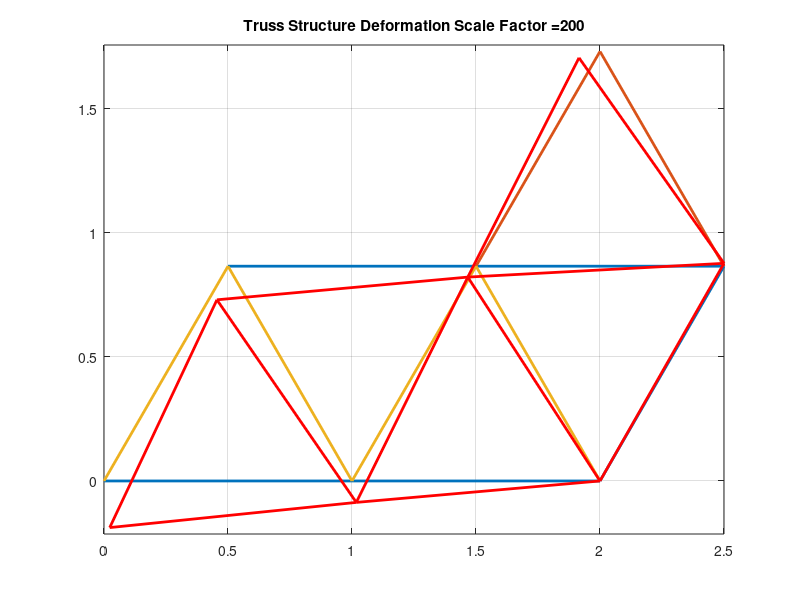

MATLAB code for this plot:
clc;clear;close all;
%Lawrence Custodio
%Homework 5 Problem 3
%Parameters: 
n=7; % # Nodes
N=2*n; %Global Matrix size
E=200e9;  %E-modulus
A=10e-4; %Area at d=5cm
L = ones(1,11); %Element lengths
kcons = (A*E)*(L.^-1); %Material property
%Angles for respective elements:
beta = [0 0 60 180 180 60 120 60 120 60 120];
s = sind(beta);
c = cosd(beta);
Kg = zeros(N,N); %Preallocate global stiffness matrix
%Calculation of stiffness matrix:   
for m = 1:length(L)
%General stiffness matrix Ke:
kmx=[(c(m))^2 c(m)*s(m) -(c(m))^2 -c(m)*s(m);
    c(m)*s(m) (s(m))^2 -c(m)*s(m) -(s(m))^2;
    -(c(m))^2 -c(m)*s(m) (c(m))^2 c(m)*s(m);
    -c(m)*s(m) -(s(m))^2 c(m)*s(m) (s(m))^2];
Ke=kcons(m)*kmx;
%Individual stiffness matrices:
if m ==1 %For element 1
    kind1 = Ke;
elseif m ==2 %For element 2
    kind2 = Ke;
elseif m ==3 %For element 3
    kind3 = Ke;
elseif m ==4 %For element 4
    kind4 = Ke;
elseif m ==5 %For element 5
    kind5 = Ke;
end
%Allocate nodes to elements:
low = [1 2 3 4 5 5 4 1 2 2 3]; %i-node
high = [2 3 4 5 6 7 7 6 6 5 5]; %j-node
i = low(m);
j = high(m);
%Auxiliary matrix: contribution of individual stiffness matrices to Kg 
Kt = zeros(N,N); 
Kt([2*i-1 2*i 2*j-1 2*j],[2*i-1 2*i 2*j-1 2*j]) = Ke(1:4,1:4);
Kg = Kg+Kt;
end
%Calculation of reaction forces + displacements 
P1 = 10000;
P2 = P1;
Fa = zeros(N,1);
Fa(2) = -P1;
Fa(13) = -P2; %Overall force vector
F = Fa;
F(5:7) = []; %Reduced force vector
noKg = Kg; 
noKg(5:7,:)=[];
noKg(:,5:7)=[];%Reduced global matrix
d = noKg\F;
dall = zeros(N,1);
dall(1:4)=d(1:4);
dall(5:7) = 0;
dall(8:14) = d(5:11);%expanded displacement vector
RF = (Kg*dall)-Fa; %reaction forces
dmag= dall*200; %Scaled displacement for visibility
%Defining truss structure: A = Node[1], B =Node[2],etc.
A = [0,0]; %Node 1
dA= A + [dmag(1) dmag(2)]; %displacement @ Node 1
B = [1,0]; %Node 2
dB = B + [dmag(3) dmag(4)];
C = [2,0]; %Node 3
dC = C + [dmag(5) dmag(6)];
D = C+[cosd(60),sind(60)]; %Node 4
dD = D + [dmag(7) dmag(8)]; %displacement @ Node 4
E = D-[1,0]; %Node 5
dE = E +[dmag(9) dmag(10)];
F = E-[1,0]; %Node 6
dF = F +[dmag(11) dmag(12)];
G = E+[cosd(60),sind(60)]; %Node 7
dG = G + [dmag(13) dmag(14)]; %displacement @ Node 7
%Original truss positions
%Elements 1-5:
x = [A(1) B(1) C(1) D(1) E(1) F(1)];
y = [A(2) B(2) C(2) D(2) E(2) F(2)];
plot(x,y,'linewidth',2);
hold on
%Elements 6 and 7:
x1 = [E(1) G(1) D(1)];
y1 = [E(2) G(2) D(2)];
plot(x1,y1,'linewidth',2);
%Elements 8-11:
x2 = [A(1) F(1) B(1) E(1) C(1)];
y2 = [A(2) F(2) B(2) E(2) C(2)];
plot(x2,y2,'linewidth',2);

%Displacements:
%Elements 1-5:
x = [dA(1) dB(1) dC(1) dD(1) dE(1) dF(1)];
y = [dA(2) dB(2) dC(2) dD(2) dE(2) dF(2)];
plot(x,y,'r','linewidth',2);
%Elements 6 and 7:
xd1 = [dE(1) dG(1) dD(1)];
yd1 = [dE(2) dG(2) dD(2)];
plot(xd1,yd1,'r','linewidth',2)
%Elements 8-11:
xd2 = [dA(1) dF(1) dB(1) dE(1) dC(1)];
yd2 = [dA(2) dF(2) dB(2) dE(2) dC(2)];
plot(xd2,yd2,'r','linewidth',2)
grid on
axis equal
title('Truss Structure Deformation Scale Factor =200')
